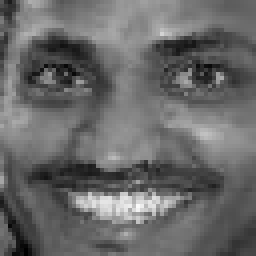
%> input picture Applied Mathematics/Third assignment/Face Recognition Using PCA/test_set/Girum_5.jpg, 64 x 64 px (shown 4 times larger)
$ octave Untitled15.m   (GNU Octave 9; MATLAB toolbox functions it lacks are replaced by stand-ins)
%> lines starting %> are read from the running program, lines starting %| are printed output that depends on the picture
### Applied Mathematics/Third assignment/Face Recognition Using PCA/concat.m
function [cm]=concat(m)
% function to concatenate images read inside the PCA algorithm

m=m';
m=m(:);
cm=m';

end

### Applied Mathematics/Third assignment/Face Recognition Using PCA/Train_set/Untitled15.m
%% calculate the covariance matrix %%inside training set
clear all
dirc=dir('*.jpg');
p=length(dirc);   %number of training images
s=64*64; %size of each training image
D=zeros(p,s);

for i=1:length(dirc)
    img=imread(dirc(i).name);
    img=concat(img);
    D(i,:)=img;
end
    D_par=D-repmat(mean(D),[p,1]);
    sigma_prime=(1/(p-1))*D_par*D_par';  % covariance matrix
    [vec,val]=eig(sigma_prime);
    eigenvec=D_par'*vec;     % O|       d*p

    for i=1:p
       eigenvec(:,i)=eigenvec(:,i)/norm(eigenvec(:,i));
    end
    phi_i=D*eigenvec;  %feature vectors

    test=imread('C:\Users\Mohammad\Documents\MATLAB\PCA(face Reg)\test_for_build\test_set\Girum_5.jpg');
%> test is the input picture: size 64x64 uint8; min 0, max 250, mean 104.4
    test=concat(test);
%> in concat, `m=m';`:
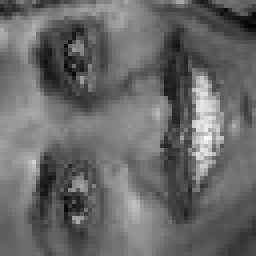
%> m: size 64x64 uint8 (shown 4 times larger); min 0, max 250, mean 104.4; mean of the top-left, top-right, bottom-left and bottom-right quarters 106.5, 99, 106.3, 105.8
%> in concat, `m=m(:);`: m = 4096 values, max 250 at index 3299, min 0 at index 3975, mean 104.4
%> in concat, `cm=m';`: cm has the same summary as m
%> test has the same summary as m in concat
    q=double(test)*eigenvec;
%> q = []
    %q=q-mean(q);
    dist=zeros(p,1);
    for i=1:p
        dist(i,1)= sqrt(sum( (phi_i(i,:)-q).^2 ) );
    end
    [min1,ind1]=min(dist);
%> min1 = []; ind1 = []
    dist(ind1)=max(dist);
    [min2,ind2]=min(dist);
%> min2 = []; ind2 = []
    dist(ind2)=max(dist);
    [min3,ind3]=min(dist);
%> min3 = []; ind3 = []
    dirc(ind1).name
    dirc(ind2).name
    dirc(ind3).name
